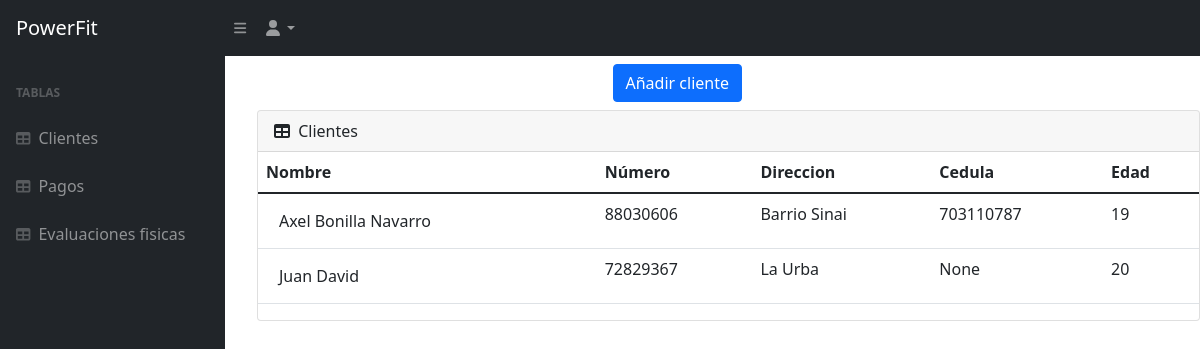
/users/ (signed in), run on an earlier commit of the app's database.
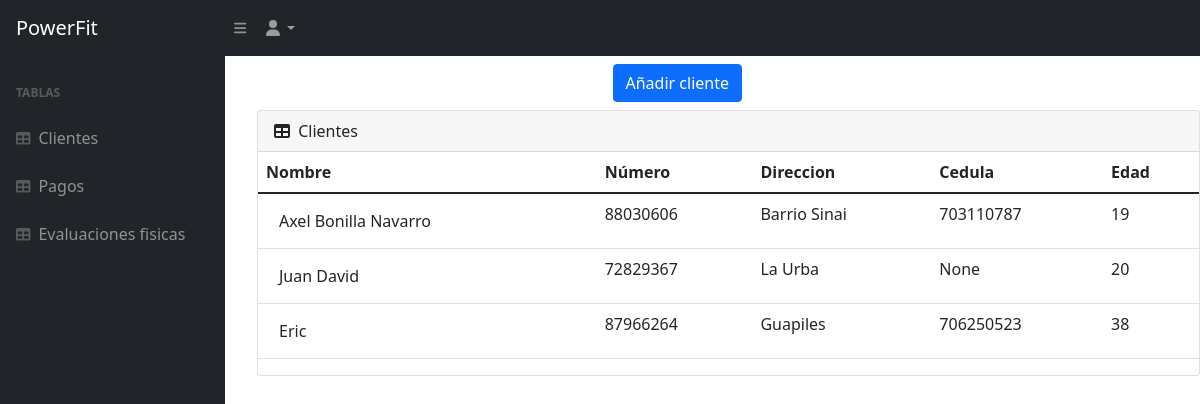
And on a later commit of the database.
### HealthQuest/models.py (models this page shows, shortened)
class HealthQuests (models.Model):
    name = models.CharField(max_length=100, verbose_name= 'Nombre')
    identification = models.IntegerField(verbose_name= 'Número de cedula', blank=True, null=True, unique=True)
    Date_of_birth = models.DateField(default=datetime.date.today, verbose_name= 'Fecha de nacimiento')
    address = models.CharField(max_length=100, blank=True, null=True)
    phone_number = models.IntegerField(verbose_name= 'Número telefonico')
    emergency_contact = models.CharField(max_length=100, verbose_name= 'Contacto de emergencia', null=True, blank=True)
    emergency_number = models.IntegerField(verbose_name= 'Número de emergencia', null=True, blank=True)
    heart_problems = models.CharField(max_length=100, default='Ninguno', verbose_name='Problemas cardiacos')
    allergies = models.CharField(max_length=100, default='Ninguno', verbose_name='Alergias')
    ailments = models.ManyToManyField(Ailments, verbose_name='Padecimientos', blank=True)
    joint_problems = models.ManyToManyField(Joint_problems, verbose_name='Problemas articulares', blank=True)
    specify = models.CharField(max_length=200, default='Ninguno', verbose_name='Especifique')
    vision_difficulties = models.CharField(max_length=100, default='Ninguno', verbose_name='Dificultades de la vista')
    operations_surgeries = models.CharField(max_length=100, default='Ninguna', verbose_name='Operaciones o cirugias')
    skin_problems = models.CharField(max_length=100, default='Ninguno', verbose_name='Problemas en la piel')
    def anios(self):
        return date.today().year - self.Date_of_birth.year

### HealthQuest/views.py (the view)
# urls.py: path('users/', users_list.as_view(), name='users_list'),
class users_list(LoginRequiredMixin, ListView):
    model = HealthQuests
    login_url = 'login'
    def get_context_data(self, **kwargs):
        context = super().get_context_data(**kwargs)
        context['now'] = timezone.now()
        return context

### templates/HealthQuest/healthquests_list.html (shortened to what this page needs)
{% extends 'HealthQuest/index.html' %}
{% block content %}
<div class="mx-auto" style="width: 200px;">
    <a class="btn btn-primary" href="create_users.html" role="button">Añadir cliente</a>
</div>
<ul>
<div class="card mb-4">
    <div class="card-header">
        <i class="fas fa-table me-1"></i>
        Clientes
    </div>
    <div class="table-responsive">
        <table id="datatablesSimple" class="table">
            <thead>
                <tr>
                    <th scope="col">Nombre</th>
                    <th scope="col">Número</th>
                    <th scope="col">Direccion</th>
                    <th scope="col">Cedula</th>
                    <th scope="col">Edad</th>
                </tr>
            </thead>
            <tbody>
            {% for obj in object_list %}
                <tr>
                    <td><a href="update.html/{{ obj.id }}" class="btn">{{ obj.name }}</a></td>
                    <td>{{ obj.phone_number }}</td>
                    <td>{{ obj.address }}</td>
                    <td>{{ obj.identification }}</td>
                    <td>{{ obj.anios }}</td>
                </tr>
            {% endfor %}
            </tbody>
        </table>
    </div>
</div>
</ul>
{% endblock %}

What changed in the data, as far as the page shows it:
added HealthQuests: name "Eric", phone_number "87966264", address "Guapiles", identification "706250523", anios "38"
